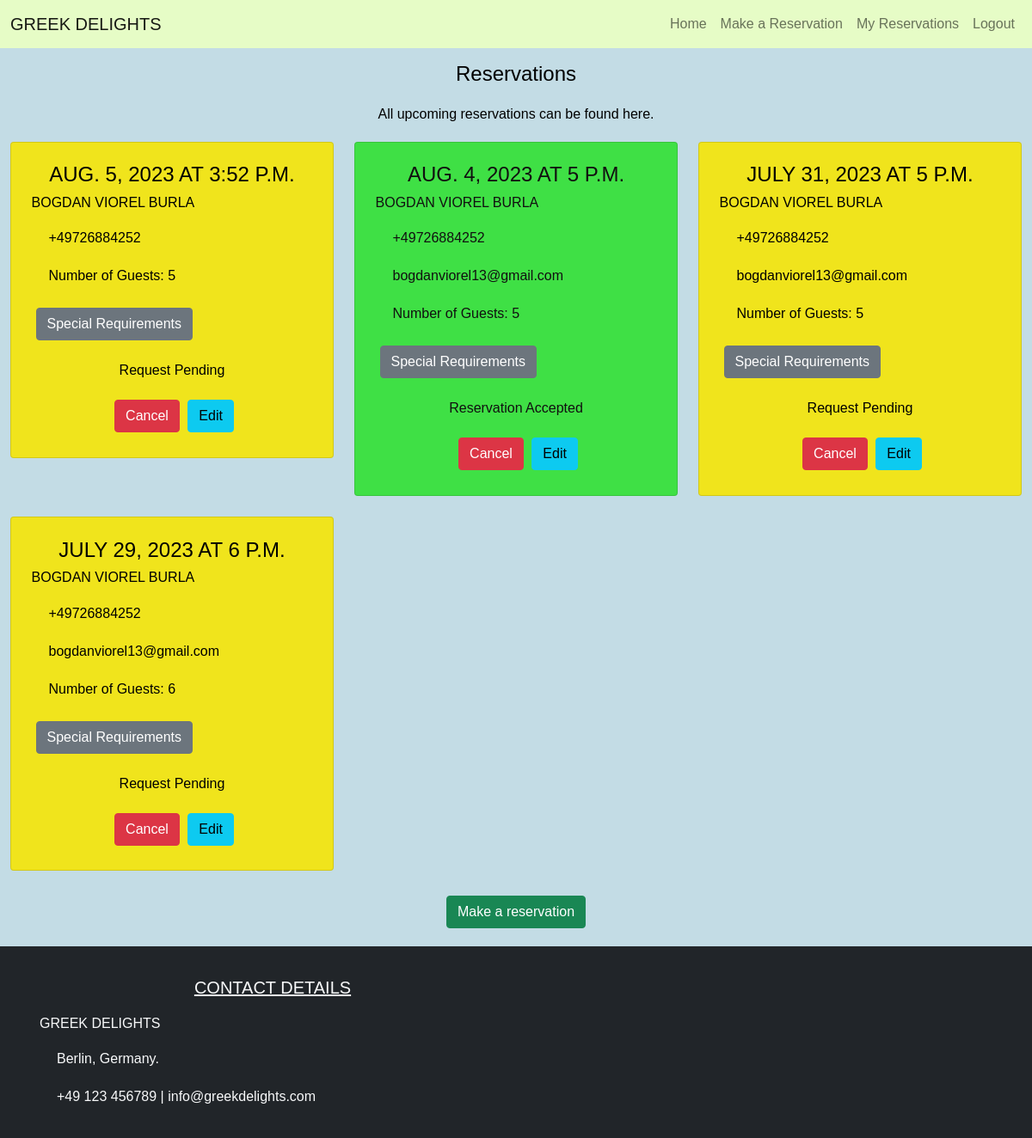
The page /reservations (signed in) on the database as committed earlier.
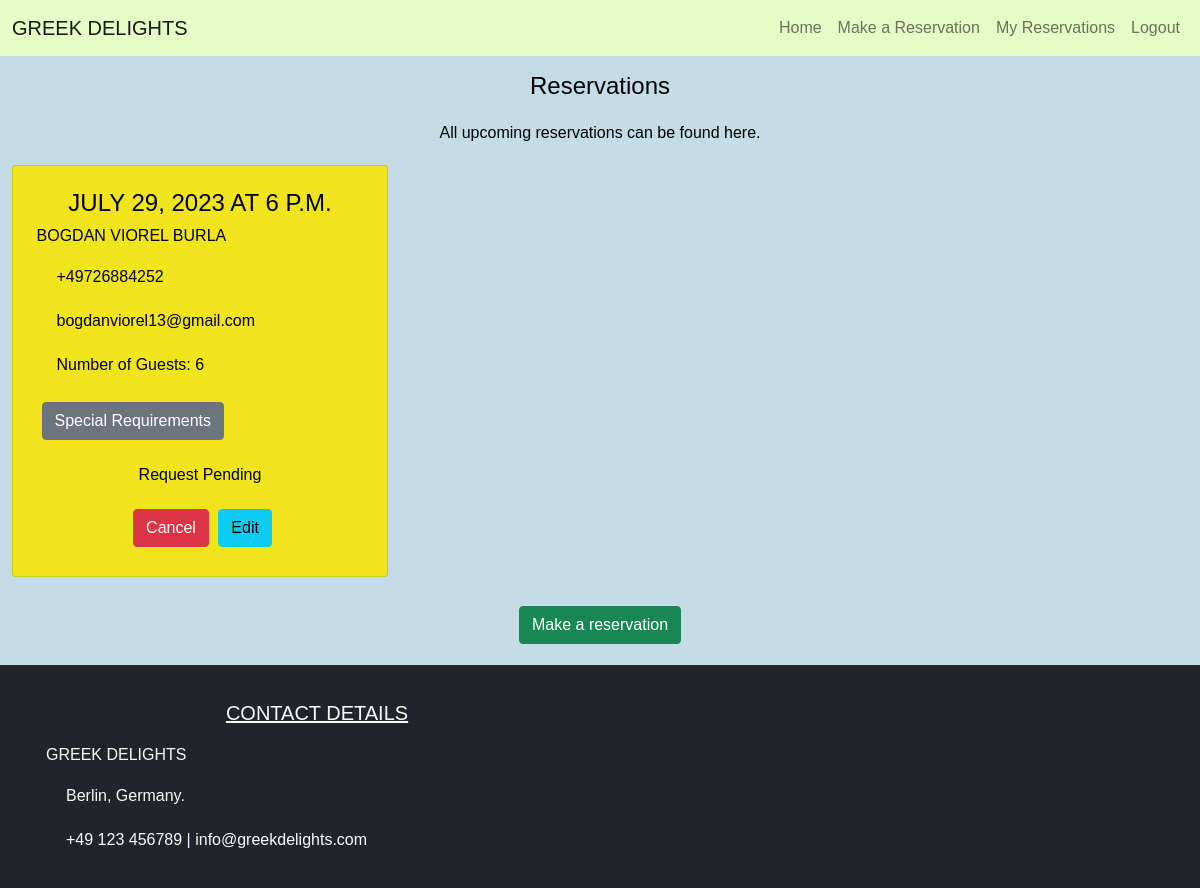
The same page on the database as committed later.
### reservation/models.py (models this page shows, shortened)
class Reservation(models.Model):
    user = models.ForeignKey(User, on_delete=models.CASCADE)
    full_name = models.CharField(max_length=300, blank=False)
    email = models.EmailField(max_length=300)
    phoneNumberRegex = RegexValidator(regex=r'^\+?1?\d{9,15}$')
    mobile = models.CharField(validators=[phoneNumberRegex], max_length=15, blank=False)
    date = models.DateField(blank=False)
    time = models.TimeField(blank=False)
    guests = models.PositiveIntegerField(blank=False)
    requests = models.TextField(max_length=400, blank=False)
    status = models.IntegerField(choices=STATUS, default=0)
    class Meta:
        ordering = ['-date']
        constraints = [
            models.UniqueConstraint(
                fields=['user', 'date', 'time'], name='unique_reservation'
            ),
        ]

### reservation/views.py (the view)
# urls.py: path('reservations', views.ReservationList.as_view(), name='reservations'),
class ReservationList(generic.ListView):
    model = Reservation
    def sort(self, reservations):
        if reservations.date >= datetime.date.today():
            return True
        else:
            return False
    def get(self, request, *args, **kwargs):
        if request.user.is_authenticated:
            reservations = Reservation.objects.filter(user=request.user)
            upcoming_reservations = filter(self.sort, reservations)
            return render(
                request, 'reservations.html',
                {
                    'reservations': upcoming_reservations,
                },
            )
        else:
            return redirect(reverse("account_login"))

### reservation/templates/reservations.html (shortened to what this page needs)
{% extends "base.html" %}
{% block content %}
<div class="container-fluid mb-3">
    <div class="row">
        <div class="col-12 mt-3 left">
            <h4 class="page-heading text-center">Reservations</h4>
            <p class="text-center">All upcoming reservations can be found here.</p>
            <div class="row">
                {% for reservation in reservations %}
                <div class="col-md-4">
                    <div class="card mb-4 {% if reservation.status == 0 %}pending{% elif reservation.status == 1 %}accepted{% else %}declined{% endif %}">
                        <div class="card-body">
                            <h4 class='card-title text-uppercase text-center'>{{ reservation.date }} at
                                {{ reservation.time }}</h4>
                            <h6 class="text-uppercase">{{ reservation.full_name }}</h6>
                            <div class='card-text'>
                                <p> {{ reservation.mobile }}</p>
                                <p> {{ reservation.email }}</p>
                                <p>Number of Guests: {{ reservation.guests }}</p>
                                <button data-bs-toggle='modal' data-bs-target='#requests{{ reservation.id }}' class="btn btn-secondary">Special
                                    Requirements </button>
                                <div class='text-center h6'>
                                    {% if reservation.status == 1 %}
                                    <p>Reservation Accepted</p>
                                    {% elif reservation.status == 2 %}
                                    <p>Reservation Declined</p>
                                    {% else %}
                                    <p>Request Pending</p>
                                    {% endif %}
                                </div>
                            </div>
                            <div class='text-center'>
                                <button data-bs-toggle='modal' data-bs-target='#cancel{{ reservation.id }}' class="btn btn-danger">Cancel</button>
                                <a class="btn btn-info" href="/amend/{{ reservation.id }}">Edit</a>
                            </div>
                        </div>
                    </div>
                </div>
                {% if forloop.counter|divisibleby:3  %}
            </div>
                <div class="row">
                    {% endif %}
                    {% endfor %}
                </div>
        </div>
        <a href="{% url 'booking' %}" class="text-center"><button class="btn btn-success">Make a reservation</button></a>
    </div>
</div>
{% endblock %}

### reservation/templates/base.html (shortened to what this page needs)
{% load static %}
<!DOCTYPE html>
<html lang="en">
<head>
     <link href="https://cdn.jsdelivr.net/npm/bootstrap@5.0.1/dist/css/bootstrap.min.css" rel="stylesheet"
>
</head>
<body class="site">
    <header>
      <nav class="navbar sticky-top navbar-expand-md navbar-expand-sm navbar-light" style="background-color: rgba(234, 255, 195, 0.911);">
        <div class="container-fluid">
          <a class="navbar-brand text-uppercase" href="{% url 'index' %}">Greek Delights</a>
          <div class="collapse navbar-collapse" id="navbarNav">
            <ul class="navbar-nav ms-auto">
                        {% if user.is_authenticated %}
                        <li class="nav-item">
                            <a class="nav-link" href="{% url 'index' %}">Home</a>
                        </li>
                        <li class="nav-item">
                            <a class="nav-link" href="{% url 'booking' %}">Make a Reservation</a>
                        </li>
                        <li class="nav-item">
                            <a class="nav-link" href="{% url 'reservations' %}">My Reservations</a>
                        </li>
                        <li class="nav-item">
                            <a class="nav-link" href="{% url 'account_logout' %}">Logout</a>
                        </li>
                        {% endif %}
                    </ul>
                </div>
            </div>
        </nav>
    </header>
    <main class="site-content">
        {% block content %}{% endblock content %}
    </main>
    <footer class="footer bg-dark text-light text-lg-start text-center" style="background-color: white;">
        <div class="container p-3">
            <div class="row">
                <div class="col-lg-6 col-md-12 mb-4 mb-md-0">
                    <h5 class="text-uppercase text-center"><u>Contact Details</u></h5>
                    <h6 class="text-uppercase">Greek Delights</h6>
                    <p>
                        Berlin, Germany.
                    </p>
                    <p>
                         +49 123 456789 |
                        info@greekdelights.com
                    </p>
                </div>
            </div>
        </div>
    </footer>
</body>
</html>

### reservation/templates/reservations.html (style rules this page uses)
.pending { background-color: rgba(245, 229, 10, 0.918); color: black; padding: 2%; }

### reservation/templates/base.html (style rules this page uses)
body { font-family: sans-serif; color: black; background-color: #c1dbe4f3; }
p, h5 { margin: 20px; }
button { margin:5px }

Rows that differ between the two databases and show on the page:
removed Reservation: date "AUG. 5, 2023", time "3:52 P.M.", full_name "BOGDAN VIOREL BURLA", mobile "+49726884252", guests "5", status "Request Pending"
removed Reservation: date "AUG. 4, 2023", time "5 P.M.", full_name "BOGDAN VIOREL BURLA", mobile "+49726884252", email "bogdanviorel13@gmail.com", guests "5", status "Reservation Accepted"
removed Reservation: date "JULY 31, 2023", time "5 P.M.", full_name "BOGDAN VIOREL BURLA", mobile "+49726884252", email "bogdanviorel13@gmail.com", guests "5", status "Request Pending"
